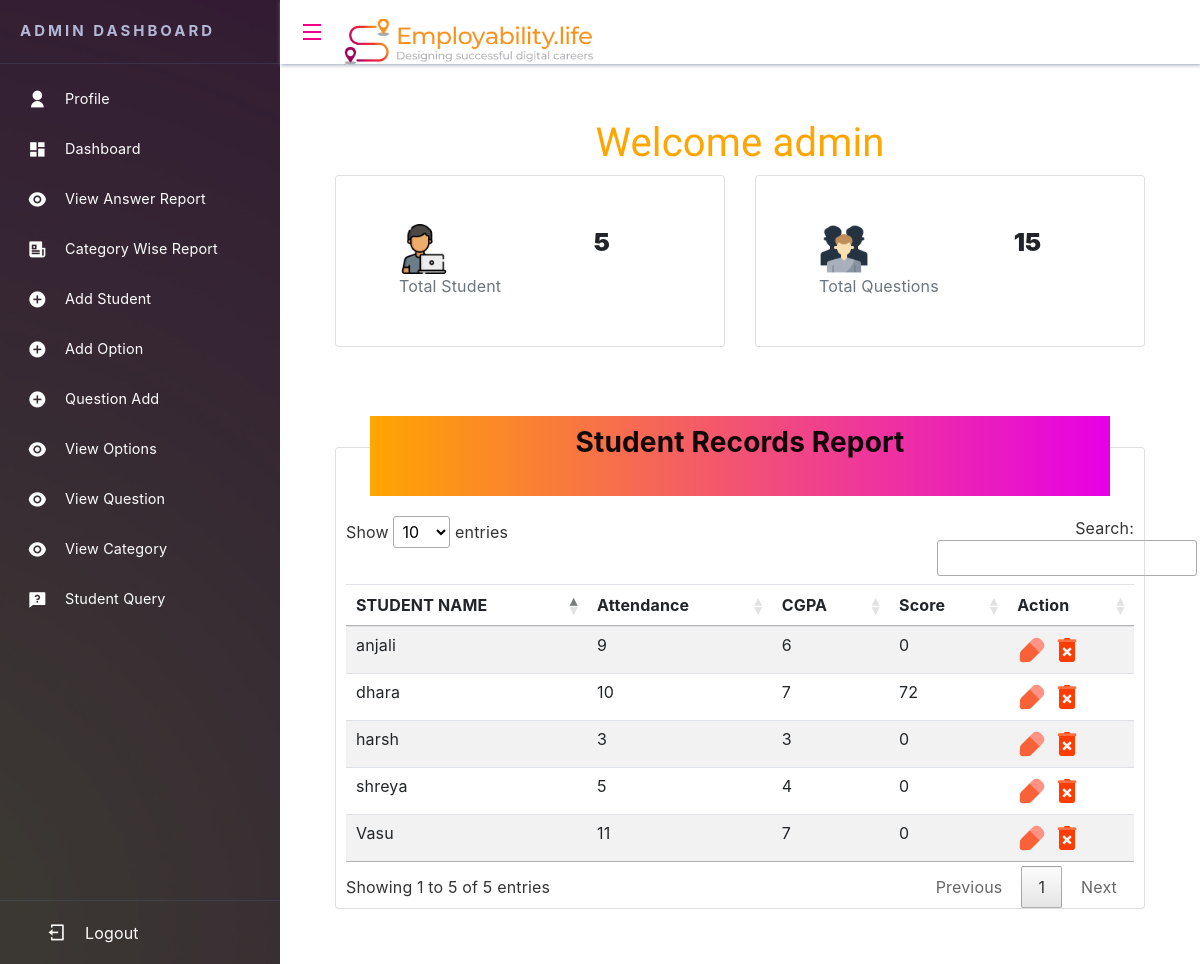
Page /index/ (signed in) on the committed database.
### quiz/models.py (models this page shows, shortened)
class AdminForm(models.Model):
    name=models.CharField(max_length=100)
    email=models.EmailField()
    password=models.CharField(max_length=20)

class registerform(models.Model):
    name=models.CharField(max_length=100)
    email=models.EmailField()
    Enrollment_No=models.CharField(max_length=100)
    password=models.CharField(max_length=20)
    Attendance=models.PositiveIntegerField(default=0,blank=True)
    cgpa=models.IntegerField("CGPA",default=0,blank=True)
    gpa=models.IntegerField("GPA",default=0,blank=True)
    score=models.PositiveIntegerField(default=0,blank=True,)

### quiz/views.py (the view)
# urls.py: path('index/',index,name='index1'),
def index(request):
    if 'email' in request.session:
        print(request.session['email'])
        n=AdminForm.objects.get(email=request.session['email'])
        a=registerform.objects.all()
        count=registerform.objects.all().count()
        q=question.objects.all()
        r=StudentReport.objects.all()
        return render(request,'index.html',{'data':a,'c':count,'q':len(q),'n':n,'r':r})
    return redirect('sign1')

### quiz/templates/index.html
{% extends 'admin_base.html' %}
{% load static %}
{% block content %}
<h1 class="text-center mb-2" style="font-family: 'Adamina';font-size: 40px; color:rgba(255, 165, 0, 1); ">
    Welcome {{ n.name}}
</h1>
<div class="dashboard">
        <div class="row">
            <div class="col-md-6">
                <div class="card">
                    <div class="row m-5">
                        <div class="col-md-8">
                            <img src="{% static 'icon/test.png' %}" class="fafa" height="50px" width="50px"><br>
                            <span class="text-muted">Total Student</span>
                        </div>
                        <div class="col-md-4">
                            <span class="ts" style="font-weight: 900; font-size: 25px;">{{ c }}</span>
                        </div>
                    </div>
                </div>
            </div>
            <div class="col-md-6">
                <div class="card">
                    <div class="row m-5">
                        <div class="col-md-8">
                            <img src="{% static 'icon/totaltest.png' %}" class="fafa" height="50px" width="50px"><br>
                            <span class="text-muted">Total Questions</span>
                        </div>
                        <div class="col-md-4">
                            <span class="tt" style="font-weight: 900; font-size: 25px;">{{q}}</span>
                        </div>
                    </div>
                </div>
            </div>
        </div>
    <div class="card" style="margin-top:100px; padding:0px 10px 0px 10px ;">
        <div class="baner" style="margin: auto; margin-top:-4%; margin-bottom:20px;">
            <h3 class="text-center" style="font-weight: bold; padding: 10px 0px 10px 0px;"> Student Records Report</h3>
        </div>
        <table class="table table-hover table-striped" id="myTable">
            <thead>
                <tr>
                    <th>STUDENT NAME</th>
                    <th>Attendance</th>
                    <th>CGPA</th>
                    <th>Score</th>
                    <th>Action</th>
                </tr>
            </thead>
            <tbody>
                {% for i in data %}
                <tr>
                    <td>{{ i.name }}</td>
                    <td>{{ i.Attendance }}</td>
                    <td>{{ i.cgpa }}</td>
                    <td>{{ i.score }}</td>
                    <td>
                        <a href="{% url 'edit_student' i.id %}"><img src="{% static 'icon/edit.png' %}" height="30px"
                                width="30px"></a>
                        <a href="{% url 'delstudent' i.id %}"><img src="{% static 'icon/delete.png' %}" height="30px"
                                    width="30px"></a>
                    </td>
                </tr>
                {% endfor %}
            </tbody>
        </table>
    </div>
</div>
{% endblock %}

### quiz/templates/admin_base.html (shortened to what this page needs)
{% load static %}
<html>
<head>
        <link rel="stylesheet" href="{% static 'css/demo.css' %}">
        <link rel="stylesheet" href="{% static 'css/style.css' %}">
        <link rel="stylesheet" href="https://cdn.jsdelivr.net/npm/remixicon@2.2.0/fonts/remixicon.css">
        <link rel="stylesheet" href="https://cdn.jsdelivr.net/npm/bootstrap@4.6.1/dist/css/bootstrap.min.css">
        <link rel="stylesheet" href="{% static 'css/jquery.dataTables.min.css' %}">
</head>
<body>
        <div class="layout has-sidebar fixed-sidebar fixed-header">
                <aside id="sidebar" class="sidebar break-point-lg has-bg-image">
                    <div class="image-wrapper">
                        <img src="{% static 'images/adminbg.jpg' %}" alt="sidebar background" />
                    </div>
                    <div class="sidebar-layout">
                        <div class="sidebar-header">
                            <span style="
                              text-transform: uppercase;
                              font-size: 15px;
                              letter-spacing: 3px;
                              font-weight: bold;
                            ">Admin Dashboard</span>
                        </div>
                        <div class="sidebar-content">
                            <nav class="menu open-current-submenu">
                                <ul>
                                    <li class="menu-item">
                                        <a href="{% url 'adprofile' %}">
                                            <span class="menu-icon">
                                                <i class="ri-user-fill"></i></span>
                                            <span class="menu-title">Profile</span>
                                        </a>
                                    </li>
                                    <li class="menu-item">
                                        <a href="{% url 'index1' %}">
                                            <span class="menu-icon">
                                                <i class="ri-dashboard-fill"></i></span>
                                            <span class="menu-title">Dashboard</span>
                                        </a>
                                    </li>
                                    <li class="menu-item">
                                        <a href="{% url 'correct_answer' %}">
                                            <span class="menu-icon">
                                                <i class="ri-eye-fill"></i></span>
                                            <span class="menu-title">View
                                                Answer Report</span>
                                        </a>
                                    </li>
                                    <li class="menu-item">
                                        <a href="{% url 'category_wisereport' %}">
                                            <span class="menu-icon">
                                                <i class="ri-newspaper-fill"></i></span>
                                            <span class="menu-title">Category
                                                Wise Report</span>
                                        </a>
                                    </li>
                                    <li class="menu-item">
                                        <a href="{% url 'addstudent' %}">
                                            <span class="menu-icon">
                                                <i class="ri-add-circle-fill"></i></span>
                                            <span class="menu-title">Add Student</span>
                                        </a>
                                    </li>
                                    <li class="menu-item">
                                        <a href="{% url 'addoption' %}">
                                            <span class="menu-icon">
                                                <i class="ri-add-circle-fill"></i></span>
                                            <span class="menu-title">Add Option</span>
                                        </a>
                                    </li>
                                    <li class="menu-item">
                                        <a href="{% url 'quistion1' %}">
                                            <span class="menu-icon">
                                                <i class="ri-add-circle-fill"></i></span>
                                            <span class="menu-title">Question Add</span>
                                        </a>
                                    </li>
                                    <li class="menu-item">
                                        <a href="{% url 'viewoption' %}">
                                            <span class="menu-icon">
                                                <i class="ri-eye-fill"></i></span>
                                            <span class="menu-title">View
                                                Options</span>
                                        </a>
                                    </li>
                                    <li class="menu-item">
                                        <a href="{% url 'viewquestion' %}">
                                            <span class="menu-icon">
                                                <i class="ri-eye-fill"></i></span>
                                            <span class="menu-title">View Question</span>
                                        </a>
                                    </li>
                                    <li class="menu-item">
                                        <a href="{% url 'viewcategory' %}">
                                            <span class="menu-icon">
                                                <i class="ri-eye-fill"></i></span>
                                            <span class="menu-title">View Category </span>
                                        </a>
                                    </li>
                                    <li class="menu-item">
                                        <a href="{% url 'view_query' %}">
                                            <span class="menu-icon">
                                                <i class="ri-questionnaire-fill"></i></span>
                                            <span class="menu-title">Student Query </span>
                                        </a>
                                    </li>
                                </ul>
                            </nav>
                        </div>
                        <div class="sidebar-footer">
                            <a href="{% url 'student_logout_view' %}" class="menu">
                                <span class="menu-icon"><i class="ri-logout-box-line"></i></span>
                                <span class="menu-title">Logout</span>
                            </a>
                        </div>
                    </div>
                </aside>
                <div class="layout">
                    <header class="header">
                        <a id="btn-collapse" style="color:#f3008a;" href="#">
                            <i class="ri-menu-line ri-xl"></i>
                        </a>
                        <a href="" style="color:#f3008a;" class="logo">
                            <img src="{% static 'images/logo.png' %}" width="250px" alt="">
                        </a>
                    </header>
        <main class="content">
                        {% block content %}
                        {% endblock%}
        </main>
        </div>
        </div>
</body>
</html>

### quiz/static/css/demo.css (style rules this page uses)
a { text-decoration:none; }
.baner { height: 80px; width: 94%; background: linear-gradient(90deg, rgba(255, 165, 0, 1) 0%, rgb(230, 0, 230) 100%); color: rgba(0, 0, 0, 0.934); }

### quiz/static/css/style.css (style rules this page uses)
* { box-sizing: border-box; }
body { margin: 0; height: 100vh; font-family: "Roboto", sans-serif; color: #212529; letter-spacing: 0.01em; line-height: 1.6; }
a { text-decoration: none; }
html, body { height: 100%; }
.logo { font-family: "museo-slab"; font-size: 20px; text-align: center; padding: 20px 20px 0; margin: 0; }
.layout { min-height: 100%; display: -webkit-box; display: -ms-flexbox; display: flex; -webkit-box-orient: vertical; -webkit-box-direction: normal; -ms-flex-direction: column; flex-direction: column; position: relative; -webkit-box-flex: 1; -ms-flex-positive: 1; flex-grow: 1; }
.layout.has-sidebar { -webkit-box-orient: horizontal; -webkit-box-direction: normal; -ms-flex-direction: row; flex-direction: row; }
.layout .header { -webkit-transition: width, 0.3s; transition: width, 0.3s; height: 64px; min-height: 64px; position: relative; }
.layout .sidebar { width: 280px; min-width: 280px; -webkit-transition: width, left, right, 0.3s; transition: width, left, right, 0.3s; }
.layout .content { -webkit-box-flex: 1; -ms-flex-positive: 1; flex-grow: 1; }
.layout.fixed-sidebar { height: 100%; }
.layout.fixed-sidebar .sidebar { height: 100%; overflow: auto; }
.layout.fixed-sidebar .sidebar~.layout { height: 100%; overflow: auto; }
.layout.fixed-header .header { position: fixed; width: 100%; z-index: 2; }
.layout.fixed-header .header~.layout, .layout.fixed-header .header~.content { margin-top: 64px; }
.layout.fixed-header.fixed-sidebar .header { width: calc(100% - 280px); background: #fff; }
.layout { z-index: 1; }
.layout .header { box-shadow: 1px 1px 4px #9aa0b9; display: flex; align-items: center; padding: 20px; }
.layout .content { padding: 55px; display: flex; flex-direction: column; }
.header .logo { padding-left: 20px; }
.sidebar { color: #b3b8d4; overflow-x: hidden !important; position: relative; background-color: #0c1e35; }
.sidebar .image-wrapper { overflow: hidden; position: absolute; top: 0; right: 0; bottom: 0; left: 0; opacity: 0.2; z-index: 1; display: none; }
.sidebar .image-wrapper>img { width: 100%; height: 100%; object-fit: cover; object-position: center; }
.sidebar.has-bg-image .image-wrapper { display: block; }
.sidebar .sidebar-layout { height: 100%; display: flex; flex-direction: column; position: relative; z-index: 2; }
.sidebar .sidebar-layout .sidebar-header { height: 64px; min-height: 64px; display: flex; align-items: center; padding: 0 20px; border-bottom: 1px solid rgba(83, 93, 125, 0.3); }
.sidebar .sidebar-layout .sidebar-header>span { overflow: hidden; white-space: nowrap; text-overflow: ellipsis; }
.sidebar .sidebar-layout .sidebar-content { flex-grow: 1; padding: 10px 0; }
.sidebar .sidebar-layout .sidebar-footer { height: 64px; min-height: 64px; display: flex; align-items: center; border-top: 1px solid rgba(83, 93, 125, 0.3); padding: 0 20px; }
.layout .sidebar .menu ul { list-style-type: none; padding: 0; margin: 0; }
.layout .sidebar .menu .menu-item a, .sidebar-footer a { display: flex; align-items: center; height: 50px; padding: 0 20px; color: #ffffff; }
.layout .sidebar .menu .menu-item a .menu-icon, .sidebar-footer .menu-icon { font-size: 1.2rem; width: 35px; min-width: 35px; height: 35px; line-height: 35px; text-align: center; display: inline-block; margin-right: 10px; border-radius: 2px; transition: color 0.3s; }
.layout .sidebar .menu .menu-item a .menu-icon i { display: inline-block; }
.layout .sidebar .menu .menu-item a .menu-title { font-size: 0.9rem; overflow: hidden; text-overflow: ellipsis; white-space: nowrap; flex-grow: 1; transition: color 0.3s; }

### rows in the picture
AdminForm: name "admin"
registerform: name "dhara", Attendance "10", cgpa "7", score "72"
registerform: name "anjali", Attendance "9", cgpa "6", score "0"
registerform: name "shreya", Attendance "5", cgpa "4", score "0"
registerform: name "Vasu", Attendance "11", cgpa "7", score "0"
registerform: name "harsh", Attendance "3", cgpa "3", score "0"

### other values in the picture
{{ c }} "5"
{{ q }} "15"
